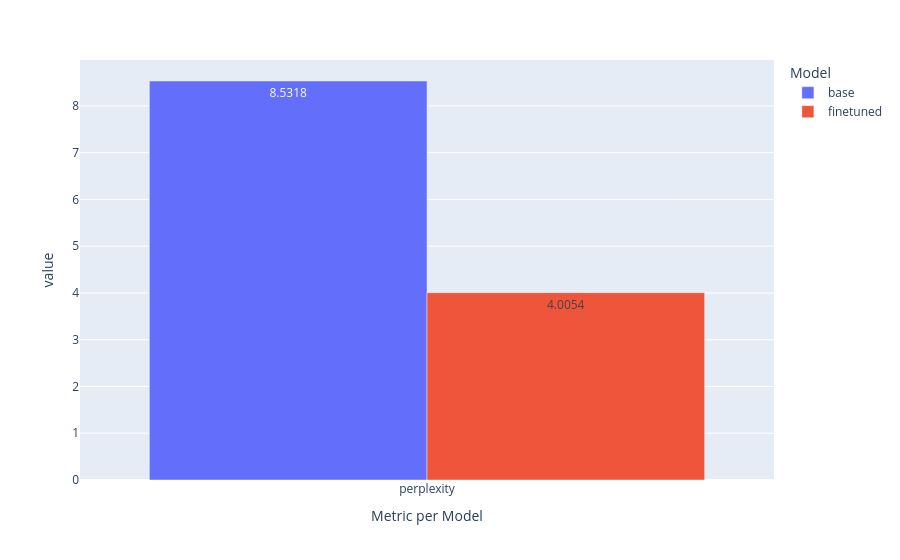

Here is the notebook cell this chart was saved with:
### Code cell
fig = px.bar(metrics_df.loc[['perplexity']], barmode="group")
fig.update_xaxes(title="Metric per Model")
fig.update_legends(title="Model")
fig.update_traces(
    texttemplate="%{y:.4f}",
)
fig.show()

### Figure 1 — Plotly figure (JSON) as saved in the notebook; plotly's stock layout.template omitted (floating-point values rounded to 4 significant figures)
{"data": [{"alignmentgroup": "True", "hovertemplate": "variable=base<br>index=%{x}<br>value=%{y}<extra></extra>", "legendgroup": "base", "marker": {"color": "#636efa", "pattern": {"shape": ""}}, "name": "base", "offsetgroup": "base", "orientation": "v", "showlegend": true, "textposition": "auto", "texttemplate": "%{y:.4f}", "type": "bar", "x": ["perplexity"], "xaxis": "x", "y": [8.532], "yaxis": "y"}, {"alignmentgroup": "True", "hovertemplate": "variable=finetuned<br>index=%{x}<br>value=%{y}<extra></extra>", "legendgroup": "finetuned", "marker": {"color": "#EF553B", "pattern": {"shape": ""}}, "name": "finetuned", "offsetgroup": "finetuned", "orientation": "v", "showlegend": true, "textposition": "auto", "texttemplate": "%{y:.4f}", "type": "bar", "x": ["perplexity"], "xaxis": "x", "y": [4.005], "yaxis": "y"}], "layout": {"barmode": "group", "legend": {"title": {"text": "Model"}, "tracegroupgap": 0}, "margin": {"t": 60}, "xaxis": {"anchor": "y", "domain": [0, 1], "title": {"text": "Metric per Model"}}, "yaxis": {"anchor": "x", "domain": [0, 1], "title": {"text": "value"}}}}
